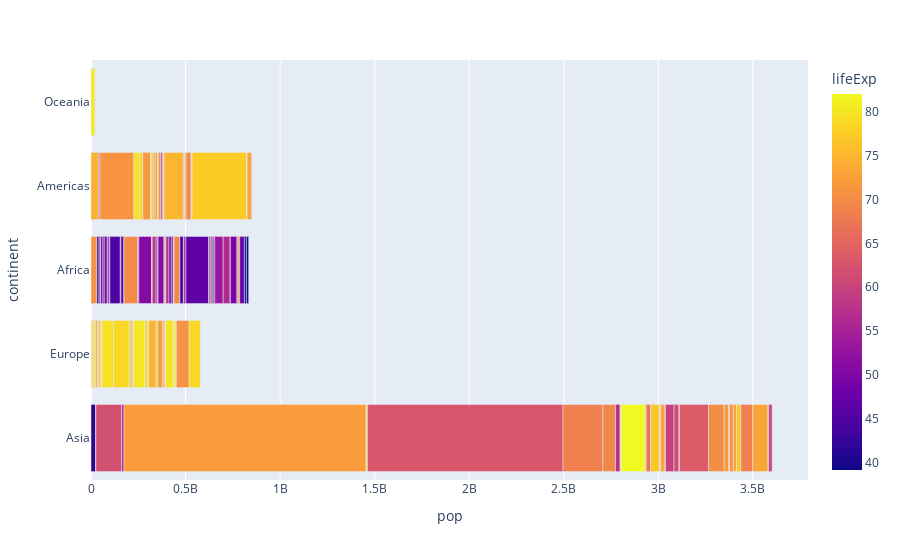

Notebook cell for this chart:
### Code cell
fig1 = px.bar(data_frame=df,color="lifeExp",x='pop',hover_name='country',y='continent')
fig1.show()

### Figure 1 — Plotly figure (JSON) as saved in the notebook; plotly's stock layout.template omitted (floating-point values rounded to 4 significant figures; data arrays with more than 128 entries replaced by an {"elided": "..."} marker saying what was removed)
{"data": [{"alignmentgroup": "True", "hovertemplate": "<b>%{hovertext}</b><br><br>pop=%{x}<br>continent=%{y}<br>lifeExp=%{marker.color}<extra></extra>", "hovertext": {"elided": "142 str values"}, "legendgroup": "", "marker": {"color": {"elided": "142 float values"}, "coloraxis": "coloraxis", "pattern": {"shape": ""}}, "name": "", "offsetgroup": "", "orientation": "h", "showlegend": false, "textposition": "auto", "type": "bar", "x": {"elided": "142 int values"}, "xaxis": "x", "y": {"elided": "142 str values"}, "yaxis": "y"}], "layout": {"barmode": "relative", "coloraxis": {"colorbar": {"title": {"text": "lifeExp"}}, "colorscale": [[0, "#0d0887"], [0.1111, "#46039f"], [0.2222, "#7201a8"], [0.3333, "#9c179e"], [0.4444, "#bd3786"], [0.5556, "#d8576b"], [0.6667, "#ed7953"], [0.7778, "#fb9f3a"], [0.8889, "#fdca26"], [1, "#f0f921"]]}, "legend": {"tracegroupgap": 0}, "margin": {"t": 60}, "xaxis": {"anchor": "y", "domain": [0, 1], "title": {"text": "pop"}}, "yaxis": {"anchor": "x", "domain": [0, 1], "title": {"text": "continent"}}}}
